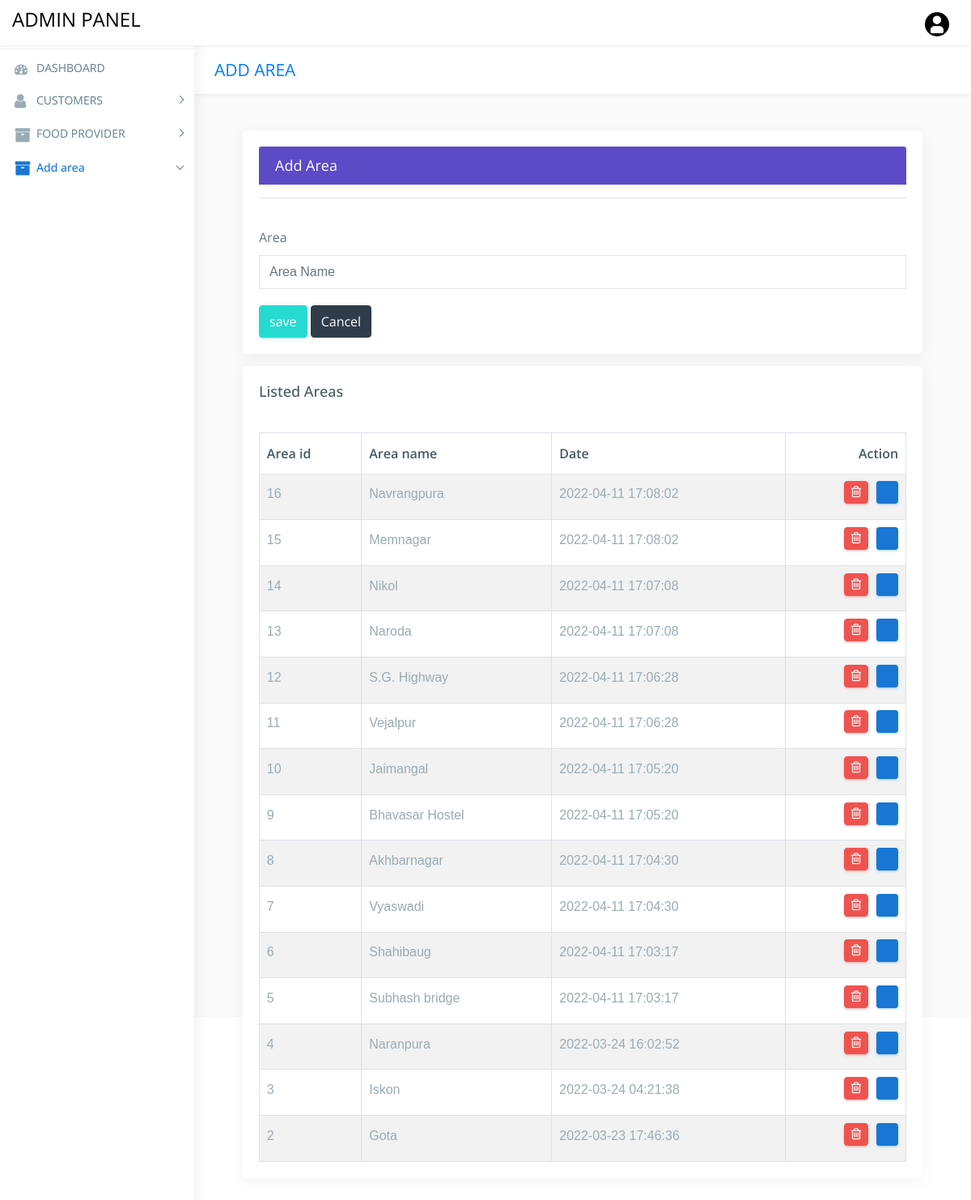
The app's page /admin/add_area.php with its own data.
### tables this page shows
CREATE TABLE IF NOT EXISTS `area_tbl` (
  `ar_id` int(222) NOT NULL AUTO_INCREMENT,
  `a_name` varchar(222) NOT NULL,
  `date` timestamp NOT NULL DEFAULT CURRENT_TIMESTAMP,
  PRIMARY KEY (`ar_id`)
);

### admin/add_area.php (the view, shortened to what this page needs)
<!DOCTYPE html>
<html lang="en">
<?php
include("../connection/connect.php");
?>
<head>
    <link href="css/lib/bootstrap/bootstrap.min.css" rel="stylesheet">
    <link href="css/helper.css" rel="stylesheet">
    <link href="css/style.css" rel="stylesheet">
</head>
<body class="fix-header">
    <div id="main-wrapper">
        <div class="header">
            <nav class="navbar top-navbar navbar-expand-md navbar-light">
                    <a class="" href="dashboard.php">
                    <h2 style="padding-left:15px; color: black;">ADMIN PANEL</h2>
                    </a>
                <div class="navbar-collapse">
                    <ul class="navbar-nav my-lg-0">
                        <li class="nav-item dropdown">
                            <a class="nav-link dropdown-toggle text-muted  " href="#" data-toggle="dropdown" aria-haspopup="true" aria-expanded="false"><img src="images/profile_button.jpg" alt="" class="profile-pic" /></a>
                        </li>
                    </ul>
                </div>
            </nav>
        </div>
        <div class="left-sidebar">
            <div class="scroll-sidebar">
                <nav class="sidebar-nav">
                    <ul id="sidebarnav">
                        <li class="nav-devider"></li>
                        <li> <a href="dashboard.php" aria-expanded="false"><i class="fa fa-tachometer"></i><span class="hide-menu">DASHBOARD</span></a>
                        </li>
                        <li> <a class="has-arrow  " href="#" aria-expanded="false">  <span><i class="fa fa-user f-s-20 "></i></span><span class="hide-menu">CUSTOMERS</span></a>
                        </li>
                        <li> <a class="has-arrow  " href="#" aria-expanded="false"><i class="fa fa-archive f-s-20 color-warning"></i><span class="hide-menu">FOOD PROVIDER</span></a>
                        </li>
                        <li> <a class="has-arrow  " href="add_area.php" aria-expanded="false"><i class="fa fa-archive f-s-20 color-warning"></i><span class="hide-menu">Add area</span></a>
                           </li>
                    </ul>
                </nav>
            </div>
        </div>
        <div class="page-wrapper" style="height:1200px;">
            <div class="row page-titles">
                <div class="col-md-5 align-self-center">
                    <h3 class="text-primary">ADD AREA</h3> </div>
            </div>
            <div class="container-fluid">
					  <div class="row">
					 <div class="container-fluid">
					    <div class="col-lg-12">
                        <div class="card card-outline-primary">
                            <div class="card-header">
                                <h4 class="m-b-0 text-white">Add Area</h4>
                            </div>
                            <div class="card-body">
                                <form action='' method='post' >
                                    <div class="form-body">
                                        <hr>
                                        <div class="row p-t-20">
                                            <div class="col-md-12">
                                                <div class="form-group">
                                                    <label class="control-label">Area</label>
                                                    <input type="text" name="a_name" class="form-control" placeholder="Area Name">
                                                   </div>
                                            </div>
                                    </div>
                                    <div class="form-actions">
                                        <input type="submit" name="submit" class="btn btn-success" value="save">
                                        <a href="dashboard.php" class="btn btn-inverse">Cancel</a>
                                    </div>
                                </form>
                            </div>
                        </div>
                    </div>
                </div>
					   <div class="col-12">
                        <div class="card">
                            <div class="card-body">
                                <h4 class="card-title">Listed Areas</h4>
                                <div class="table-responsive m-t-40">
                                    <table id="myTable" class="table table-bordered table-striped">
                                        <thead>
                                            <tr>
                                                <th>Area id</th>
                                                <th>Area name</th>
                                                <th>Date</th>
												  <th>Action</th>
                                            </tr>
                                        </thead>
                                        <tbody>
											<?php
												$sql="SELECT * FROM area_tbl order by ar_id desc";
												$query=mysqli_query($db,$sql);
													if(!mysqli_num_rows($query) > 0 )
														{
															echo '<td colspan="7"><center>No Categories-Data!</center></td>';
														}
													else
														{
																	while($rows=mysqli_fetch_array($query))
																		{
																					echo ' <tr><td>'.$rows['ar_id'].'</td>
																								<td>'.$rows['a_name'].'</td>
																								<td>'.$rows['date'].'</td>
																									 <td><a href="delete_area.php?area_del='.$rows['ar_id'].'" class="btn btn-danger btn-flat btn-addon btn-xs m-b-10"><i class="fa fa-trash-o" style="font-size:16px"></i></a>
																									 <a href="update_area.php?area_upd='.$rows['ar_id'].'" " class="btn btn-info btn-flat btn-addon btn-sm m-b-10 m-l-5"><i class="ti-settings"></i></a>
																									</td></tr>';
																		}
														}
											?>
                                        </tbody>
                                    </table>
                                </div>
                            </div>
                        </div>
						 </div>
                </div>
            </div>
        </div>
    </div>
</body>
</html>

### admin/css/helper.css (style rules this page uses)
.f-s-20 { font-size: 20px!important; }
.m-t-40 { margin-top: 40px!important; }
.m-b-0 { margin-bottom: 0px!important; }
.m-b-10 { margin-bottom: 10px!important; }
.m-l-5 { margin-left: 5px!important; }
.p-t-20 { padding-top: 20px!important; }

### records on screen
area_tbl: ar_id "16", a_name "Navrangpura", date "2022-04-11 17:08:02"
area_tbl: ar_id "15", a_name "Memnagar", date "2022-04-11 17:08:02"
area_tbl: ar_id "14", a_name "Nikol", date "2022-04-11 17:07:08"
area_tbl: ar_id "13", a_name "Naroda", date "2022-04-11 17:07:08"
area_tbl: ar_id "12", a_name "S.G. Highway", date "2022-04-11 17:06:28"
area_tbl: ar_id "11", a_name "Vejalpur", date "2022-04-11 17:06:28"
area_tbl: ar_id "10", a_name "Jaimangal", date "2022-04-11 17:05:20"
area_tbl: ar_id "9", a_name "Bhavasar Hostel", date "2022-04-11 17:05:20"
area_tbl: ar_id "8", a_name "Akhbarnagar", date "2022-04-11 17:04:30"
area_tbl: ar_id "7", a_name "Vyaswadi", date "2022-04-11 17:04:30"
area_tbl: ar_id "6", a_name "Shahibaug", date "2022-04-11 17:03:17"
area_tbl: ar_id "5", a_name "Subhash bridge", date "2022-04-11 17:03:17"
area_tbl: ar_id "4", a_name "Naranpura", date "2022-03-24 16:02:52"
area_tbl: ar_id "3", a_name "Iskon", date "2022-03-24 04:21:38"
area_tbl: ar_id "2", a_name "Gota", date "2022-03-23 17:46:36"
